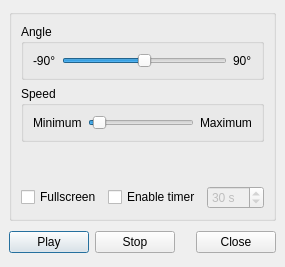
<?xml version="1.0" encoding="UTF-8"?>
<ui version="4.0">
 <class>Gui::Dialog::DemoMode</class>
 <widget class="QDialog" name="Gui::Dialog::DemoMode">
  <property name="geometry">
   <rect>
    <x>0</x>
    <y>0</y>
    <width>269</width>
    <height>267</height>
   </rect>
  </property>
  <property name="windowTitle">
   <string>View Turntable</string>
  </property>
  <layout class="QGridLayout">
   <property name="margin">
    <number>9</number>
   </property>
   <property name="spacing">
    <number>6</number>
   </property>
   <item row="0" column="0">
    <widget class="QGroupBox" name="groupBox">
     <property name="title">
      <string/>
     </property>
     <layout class="QGridLayout">
      <property name="margin">
       <number>9</number>
      </property>
      <property name="spacing">
       <number>6</number>
      </property>
      <item row="1" column="0">
       <widget class="QGroupBox" name="groupBox_2">
        <property name="title">
         <string>Speed</string>
        </property>
        <layout class="QGridLayout">
         <property name="margin">
          <number>9</number>
         </property>
         <property name="spacing">
          <number>6</number>
         </property>
         <item row="0" column="1">
          <widget class="QSlider" name="speedSlider">
           <property name="minimum">
            <number>1</number>
           </property>
           <property name="maximum">
            <number>100</number>
           </property>
           <property name="value">
            <number>5</number>
           </property>
           <property name="orientation">
            <enum>Qt::Horizontal</enum>
           </property>
          </widget>
         </item>
         <item row="0" column="2">
          <widget class="QLabel" name="label_2">
           <property name="text">
            <string>Maximum</string>
           </property>
          </widget>
         </item>
         <item row="0" column="0">
          <widget class="QLabel" name="label">
           <property name="text">
            <string>Minimum</string>
           </property>
          </widget>
         </item>
        </layout>
       </widget>
      </item>
      <item row="3" column="0">
       <layout class="QHBoxLayout">
        <property name="spacing">
         <number>6</number>
        </property>
        <property name="margin">
         <number>0</number>
        </property>
        <item>
         <widget class="QCheckBox" name="fullscreen">
          <property name="text">
           <string>Fullscreen</string>
          </property>
         </widget>
        </item>
        <item>
         <widget class="QCheckBox" name="timerCheck">
          <property name="text">
           <string>Enable timer</string>
          </property>
         </widget>
        </item>
        <item>
         <widget class="QSpinBox" name="timeout">
          <property name="enabled">
           <bool>false</bool>
          </property>
          <property name="suffix">
           <string> s</string>
          </property>
          <property name="maximum">
           <number>600</number>
          </property>
          <property name="value">
           <number>30</number>
          </property>
         </widget>
        </item>
       </layout>
      </item>
      <item row="0" column="0">
       <widget class="QGroupBox" name="groupBox_3">
        <property name="title">
         <string>Angle</string>
        </property>
        <layout class="QGridLayout">
         <property name="margin">
          <number>9</number>
         </property>
         <property name="spacing">
          <number>6</number>
         </property>
         <item row="0" column="1">
          <widget class="QSlider" name="angleSlider">
           <property name="minimum">
            <number>-90</number>
           </property>
           <property name="maximum">
            <number>90</number>
           </property>
           <property name="orientation">
            <enum>Qt::Horizontal</enum>
           </property>
          </widget>
         </item>
         <item row="0" column="2">
          <widget class="QLabel" name="label_4">
           <property name="text">
            <string>90°</string>
           </property>
          </widget>
         </item>
         <item row="0" column="0">
          <widget class="QLabel" name="label_3">
           <property name="text">
            <string>-90°</string>
           </property>
          </widget>
         </item>
        </layout>
       </widget>
      </item>
      <item row="2" column="0">
       <spacer>
        <property name="orientation">
         <enum>Qt::Vertical</enum>
        </property>
        <property name="sizeHint" stdset="0">
         <size>
          <width>20</width>
          <height>40</height>
         </size>
        </property>
       </spacer>
      </item>
     </layout>
    </widget>
   </item>
   <item row="1" column="0">
    <layout class="QHBoxLayout">
     <property name="spacing">
      <number>6</number>
     </property>
     <property name="margin">
      <number>0</number>
     </property>
     <item>
      <widget class="QPushButton" name="playButton">
       <property name="text">
        <string>Play</string>
       </property>
      </widget>
     </item>
     <item>
      <widget class="QPushButton" name="stopButton">
       <property name="text">
        <string>Stop</string>
       </property>
      </widget>
     </item>
     <item>
      <spacer>
       <property name="orientation">
        <enum>Qt::Horizontal</enum>
       </property>
       <property name="sizeHint" stdset="0">
        <size>
         <width>81</width>
         <height>31</height>
        </size>
       </property>
      </spacer>
     </item>
     <item>
      <widget class="QPushButton" name="okButton">
       <property name="text">
        <string>Close</string>
       </property>
      </widget>
     </item>
    </layout>
   </item>
  </layout>
 </widget>
 <tabstops>
  <tabstop>angleSlider</tabstop>
  <tabstop>speedSlider</tabstop>
  <tabstop>fullscreen</tabstop>
  <tabstop>timerCheck</tabstop>
  <tabstop>playButton</tabstop>
  <tabstop>stopButton</tabstop>
  <tabstop>okButton</tabstop>
 </tabstops>
 <resources>
  <include location="Icons/resource.qrc"/>
 </resources>
 <connections>
  <connection>
   <sender>okButton</sender>
   <signal>clicked()</signal>
   <receiver>Gui::Dialog::DemoMode</receiver>
   <slot>accept()</slot>
   <hints>
    <hint type="sourcelabel">
     <x>258</x>
     <y>272</y>
    </hint>
    <hint type="destinationlabel">
     <x>96</x>
     <y>254</y>
    </hint>
   </hints>
  </connection>
  <connection>
   <sender>timerCheck</sender>
   <signal>toggled(bool)</signal>
   <receiver>timeout</receiver>
   <slot>setEnabled(bool)</slot>
   <hints>
    <hint type="sourcelabel">
     <x>128</x>
     <y>219</y>
    </hint>
    <hint type="destinationlabel">
     <x>229</x>
     <y>215</y>
    </hint>
   </hints>
  </connection>
 </connections>
</ui>
